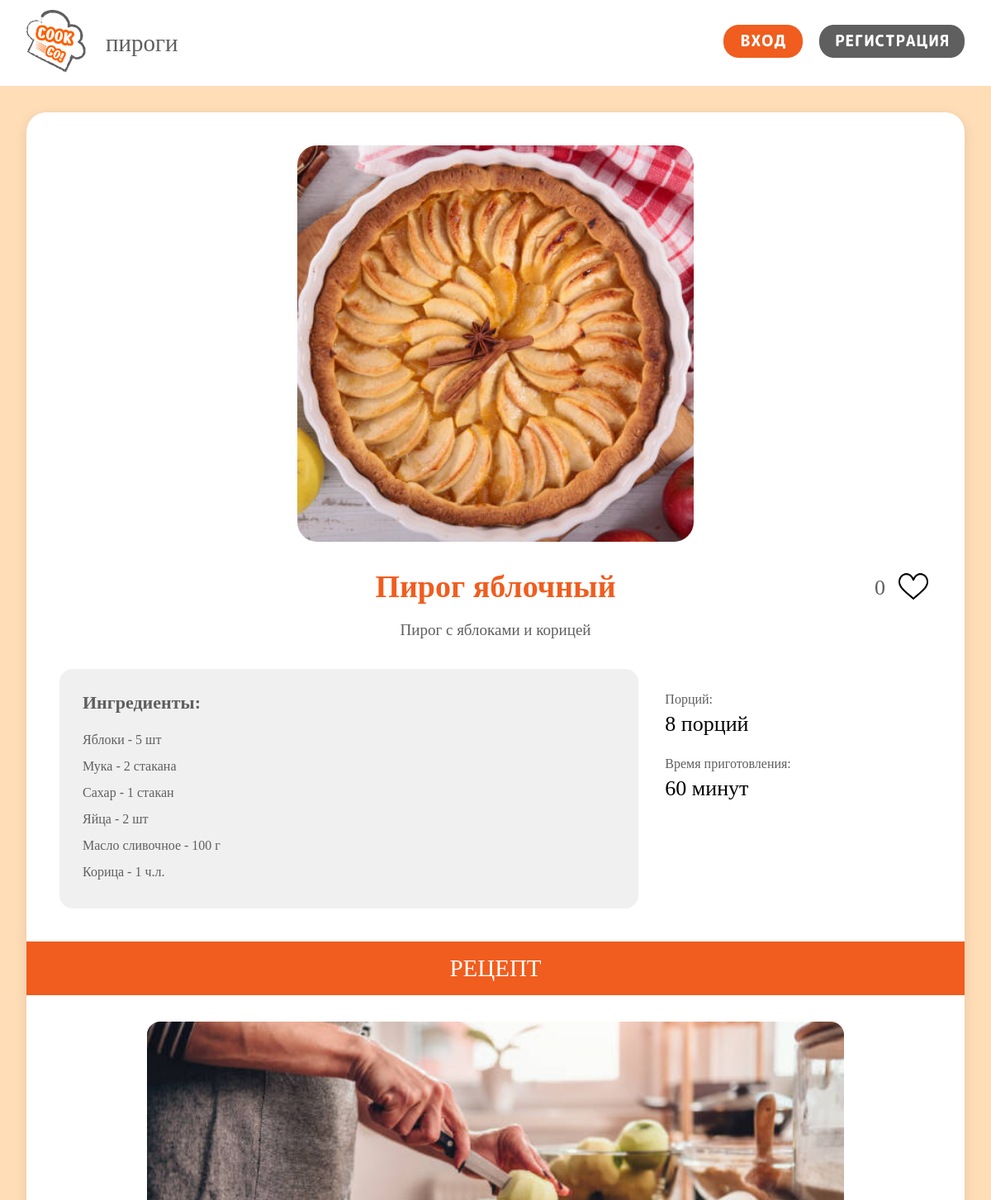
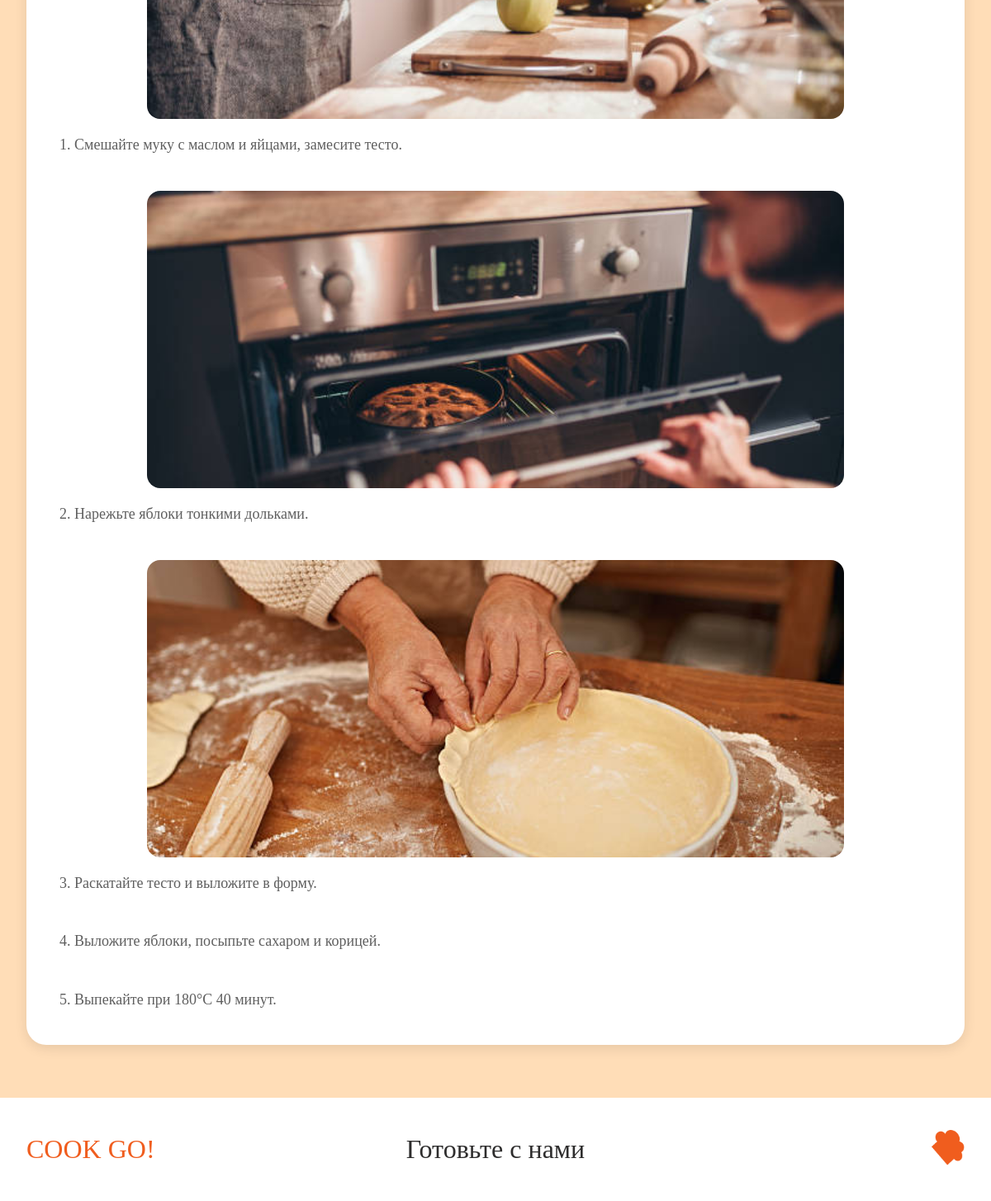
/Pages/recipe_card.php?recipe_id=1&category_id=1&category_title=пироги, run on the app's committed database (2 pictures, top to bottom).
### tables this page shows
CREATE TABLE `recipes` (
  `id` int NOT NULL,
  `title` varchar(200) NOT NULL,
  `icon` varchar(255) NOT NULL,
  `description` text NOT NULL,
  `likes` varchar(20) NOT NULL,
  `categories` varchar(155) NOT NULL
);

CREATE TABLE `card_recipes` (
  `id` int NOT NULL,
  `title` varchar(200) NOT NULL,
  `icon` varchar(255) NOT NULL,
  `description` text NOT NULL,
  `ingridients` varchar(255) NOT NULL,
  `portions` varchar(20) NOT NULL,
  `time_for_cook` varchar(20) NOT NULL,
  `tutorial` text NOT NULL,
  `images` varchar(255) NOT NULL,
  `likes` varchar(20) NOT NULL
);

### components/functions.php (called while the page is built, shortened)
<?php
function safe($str) {
    return htmlspecialchars($str, ENT_QUOTES, 'UTF-8');
}
?>

### Pages/recipe_card.php (the view, shortened to what this page needs)
<?php
$is_logged_in = isset($_SESSION['user_id']);
?>
<!DOCTYPE html>
<html lang="ru">
<head>
    <link rel="stylesheet" href="../components/style.css">
</head>
<body data-logged-in="<?php echo $is_logged_in ? 'true' : 'false'; ?>">
    <?php
    require_once '../components/connect.php';
    $recipe_id = $_GET['recipe_id'] ?? 0;
    $category_id = $_GET['category_id'] ?? 0;
    $category_title = safe(urldecode($_GET['category_title'] ?? 'категория'));
    $recipe_query = "SELECT * FROM `recipes` WHERE `id` = $recipe_id";
    $recipe_result = mysqli_query($conn, $recipe_query);
    $recipe = mysqli_fetch_array($recipe_result);
    if ($recipe) {
        $recipe_title = safe($recipe['title']);
        $recipe_icon = safe($recipe['icon']);
        $recipe_description = safe($recipe['description']);
        $recipe_likes = $recipe['likes'];
        $card_query = "SELECT * FROM `card_recipes` WHERE `id` = $recipe_id";
        $card_result = mysqli_query($conn, $card_query);
        $card_recipe = mysqli_fetch_array($card_result);
        if ($card_recipe) {
            $ingredients = safe($card_recipe['ingridients']);
            $portions = safe($card_recipe['portions']);
            $time = safe($card_recipe['time_for_cook']);
            $tutorial = safe($card_recipe['tutorial']);
            $images_string = $card_recipe['images'] ?? '';
        } else {
            $ingredients = 'Ингредиенты не указаны';
            $portions = 'Не указано';
            $time = 'Не указано';
            $tutorial = 'Инструкция пока не добавлена';
            $images_string = '';
        }
    }
    ?>
    <my-header title="<?php echo $recipe_title; ?>" link-text="<?php echo $category_title; ?>" link-url="recipes.php?category_id=<?php echo $category_id; ?>"></my-header>
    <main>
        <div class="recipe-container">
            <?php if ($recipe_id > 0 && $recipe): ?>
                <div class="recipe-card-full">
                    <div class="recipe-main-image">
                        <img src="../images/recipes/<?php echo $recipe_icon; ?>" alt="<?php echo $recipe_title; ?>">
                    </div>
                    <div class="recipe-header-wrapper">
                        <div class="recipe-text-content">
                            <h1 class="recipe-title-full"><?php echo $recipe_title; ?></h1>
                            <p class="recipe-description-full"><?php echo $recipe_description; ?></p>
                        </div>
                        <div class="recipe-likes">
                            <span class="likes-count" id="likes-count"><?php echo $recipe_likes; ?></span>
                            <button class="like-btn" id="like-btn" data-recipe-id="<?php echo $recipe_id; ?>" data-liked="false">
                                <img src="../images/ui/heart-empty.png" alt="♥" id="heart-icon">
                            </button>
                        </div>
                    </div>
                    <div class="recipe-content-row">
                        <div class="ingredients-box">
                            <h3 class="ingredients-title">Ингредиенты:</h3>
                            <p class="ingredients-list"><?php echo $ingredients; ?></p>
                        </div>
                        <div class="meta-info-box">
                            <div class="meta-item">
                                <p class="meta-label">Порций:</p>
                                <p class="meta-value"><?php echo $portions; ?></p>
                            </div>
                            <div class="meta-item">
                                <p class="meta-label">Время приготовления:</p>
                                <p class="meta-value"><?php echo $time; ?></p>
                            </div>
                        </div>
                    </div>
                    <div class="recipe-section-header">
                        <p>РЕЦЕПТ</p>
                    </div>
                    <div class="recipe-steps">
                        <?php
                        $step_images = !empty($images_string) ? explode(',', $images_string) : [];
                        $steps = explode("\n", $tutorial);
                        $step_number = 1;
                        foreach ($steps as $index => $step):
                            $step = trim($step);
                            if (!empty($step)):
                                $step_image = isset($step_images[$index]) ? trim($step_images[$index]) : '';
                        ?>
                            <div class="step-item">
                                <?php if (!empty($step_image)): ?>
                                    <div class="step-image">
                                        <img src="../images/steps/<?php echo $step_image; ?>" alt="Шаг <?php echo $step_number; ?>">
                                    </div>
                                <?php endif; ?>
                                <p class="step-text"><?php echo $step; ?></p>
                            </div>
                        <?php
                                $step_number++;
                            endif;
                        endforeach;
                        ?>
                    </div>
                </div>
            <?php endif; ?>
        </div>
    </main>
    <my-footer></my-footer>
</body>
</html>

### components/style.css (style rules this page uses)
body { background-color: #5f5f5f; margin: 0; min-height: 100vh; display: flex; flex-direction: column; }
main { flex: 1; }

### Pages/recipe_card.php (style rules this page uses)
body { background-color: #FFDDB7; }
.recipe-container { width: 100%; max-width: 1280px; margin: 32px auto; padding: 0 32px 32px 32px; box-sizing: border-box; }
.recipe-card-full { background-color: #ffffff; border-radius: 24px; box-shadow: 0 4px 15px rgba(0, 0, 0, 0.1); padding: 40px; overflow: hidden; }
.recipe-main-image { width: 480px; height: 480px; margin: 0 auto 32px auto; border-radius: 24px; overflow: hidden; }
.recipe-main-image img { width: 100%; height: 100%; object-fit: cover; }
.recipe-header-wrapper { display: flex; align-items: flex-start; justify-content: center; position: relative; margin-bottom: 32px; }
.recipe-text-content { text-align: center; max-width: 800px; }
.recipe-title-full { color: rgb(240, 93, 30); font-size: 38px; font-family: "MPlus"; margin: 0 0 16px 0; text-align: center; }
.recipe-description-full { color: #5f5f5f; font-size: 19px; font-family: "MPlus"; line-height: 1.6; margin: 0; text-align: center; }
.recipe-likes { display: flex; align-items: center; gap: 12px; position: absolute; right: 0; top: 0; }
.likes-count { color: #5f5f5f; font-size: 26px; font-family: "MPlus"; }
.like-btn { background: none; border: none; cursor: pointer; padding: 4px; transition: transform 0.2s; }
.like-btn img { width: 36px; height: 36px; }
.recipe-content-row { display: flex; gap: 32px; margin-bottom: 40px; }
.ingredients-box { flex: 2; background-color: #f0f0f0; padding: 28px; border-radius: 16px; }
.ingredients-title { color: #5f5f5f; font-size: 22px; font-family: "MPlus"; margin: 0 0 16px 0; }
.ingredients-list { color: #5f5f5f; font-size: 16px; font-family: "MPlus"; line-height: 2; margin: 0; white-space: pre-line; }
.meta-info-box { flex: 1; padding: 28px 0; }
.meta-item { margin-bottom: 24px; }
.meta-label { color: #5f5f5f; font-size: 16px; font-family: "MPlus"; margin: 0 0 6px 0; }
.meta-value { color: #000000; font-size: 26px; font-family: "MPlus"; margin: 0; }
.recipe-section-header { background-color: rgb(240, 93, 30); padding: 16px 0; margin: 0 -40px 32px -40px; width: calc(100% + 80px); }
.recipe-section-header p { color: #ffffff; font-size: 29px; font-family: "MPlus"; margin: 0; text-align: center; }
.recipe-steps { display: flex; flex-direction: column; gap: 40px; }
.step-item { display: flex; flex-direction: column; }
.step-image { width: 80%; height: 360px; margin: 0 auto 16px auto; border-radius: 16px; overflow: hidden; }
.step-image img { width: 100%; height: 100%; object-fit: cover; }
.step-text { color: #5f5f5f; font-size: 18px; font-family: "MPlus"; line-height: 1.7; margin: 0; white-space: pre-line; }

### data on the page
recipes: icon (picture), title "Пирог яблочный", description "Пирог с яблоками и корицей", likes "0"
card_recipes: ingridients "Яблоки - 5 шт Мука - 2 стакана Сахар - 1 стакан Яйца - 2 шт Масло сливочное - 100 г Корица - 1 ч.л.", portions "8 порций", time_for_cook "60 минут", tutorial "1. Смешайте муку с маслом и яйцами, замесите тесто.", tutorial "2. Нарежьте яблоки тонкими дольками.", tutorial "3. Раскатайте тесто и выложите в форму.", tutorial "4. Выложите яблоки, посыпьте сахаром и корицей.", tutorial "5. Выпекайте при 180°C 40 минут."
